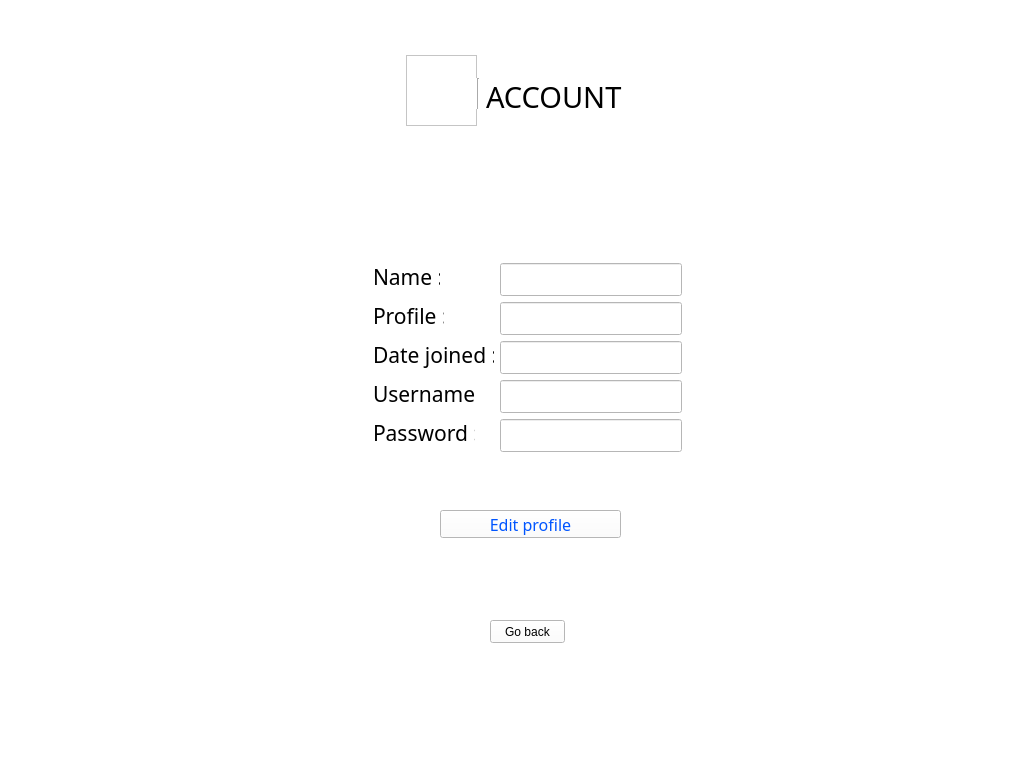
<?xml version="1.0" encoding="UTF-8"?>
<ui version="4.0">
 <class>MainWindow</class>
 <widget class="QMainWindow" name="MainWindow">
  <property name="geometry">
   <rect>
    <x>0</x>
    <y>0</y>
    <width>1024</width>
    <height>768</height>
   </rect>
  </property>
  <property name="windowTitle">
   <string>Account</string>
  </property>
  <property name="styleSheet">
   <string notr="true">background-color: rgb(255, 255, 255);</string>
  </property>
  <widget class="QWidget" name="centralwidget">
   <widget class="QLabel" name="label_8">
    <property name="geometry">
     <rect>
      <x>373</x>
      <y>419</y>
      <width>102</width>
      <height>28</height>
     </rect>
    </property>
    <property name="font">
     <font>
      <family>DM Sans</family>
      <pointsize>16</pointsize>
     </font>
    </property>
    <property name="text">
     <string>Password :</string>
    </property>
   </widget>
   <widget class="QLineEdit" name="lineEdit_3">
    <property name="geometry">
     <rect>
      <x>500</x>
      <y>263</y>
      <width>182</width>
      <height>33</height>
     </rect>
    </property>
    <property name="font">
     <font>
      <family>DM Sans</family>
      <pointsize>16</pointsize>
     </font>
    </property>
   </widget>
   <widget class="QLineEdit" name="lineEdit_4">
    <property name="geometry">
     <rect>
      <x>500</x>
      <y>302</y>
      <width>182</width>
      <height>33</height>
     </rect>
    </property>
    <property name="font">
     <font>
      <family>DM Sans</family>
      <pointsize>16</pointsize>
     </font>
    </property>
   </widget>
   <widget class="QLabel" name="label_6">
    <property name="geometry">
     <rect>
      <x>373</x>
      <y>341</y>
      <width>121</width>
      <height>28</height>
     </rect>
    </property>
    <property name="font">
     <font>
      <family>DM Sans</family>
      <pointsize>16</pointsize>
     </font>
    </property>
    <property name="text">
     <string>Date joined :</string>
    </property>
   </widget>
   <widget class="QPushButton" name="pushButton">
    <property name="geometry">
     <rect>
      <x>440</x>
      <y>510</y>
      <width>181</width>
      <height>28</height>
     </rect>
    </property>
    <property name="font">
     <font>
      <family>DM Sans</family>
      <pointsize>12</pointsize>
     </font>
    </property>
    <property name="styleSheet">
     <string notr="true">color: rgb(0, 85, 255);</string>
    </property>
    <property name="text">
     <string>Edit profile</string>
    </property>
   </widget>
   <widget class="QLineEdit" name="lineEdit_6">
    <property name="geometry">
     <rect>
      <x>500</x>
      <y>380</y>
      <width>182</width>
      <height>33</height>
     </rect>
    </property>
    <property name="font">
     <font>
      <family>DM Sans</family>
      <pointsize>16</pointsize>
     </font>
    </property>
   </widget>
   <widget class="QLineEdit" name="lineEdit_7">
    <property name="geometry">
     <rect>
      <x>500</x>
      <y>419</y>
      <width>182</width>
      <height>33</height>
     </rect>
    </property>
    <property name="font">
     <font>
      <family>DM Sans</family>
      <pointsize>16</pointsize>
     </font>
    </property>
   </widget>
   <widget class="QLineEdit" name="lineEdit_5">
    <property name="geometry">
     <rect>
      <x>500</x>
      <y>341</y>
      <width>182</width>
      <height>33</height>
     </rect>
    </property>
    <property name="font">
     <font>
      <family>DM Sans</family>
      <pointsize>16</pointsize>
     </font>
    </property>
   </widget>
   <widget class="QLabel" name="label_4">
    <property name="geometry">
     <rect>
      <x>373</x>
      <y>263</y>
      <width>67</width>
      <height>28</height>
     </rect>
    </property>
    <property name="font">
     <font>
      <family>DM Sans</family>
      <pointsize>16</pointsize>
     </font>
    </property>
    <property name="text">
     <string>Name :</string>
    </property>
   </widget>
   <widget class="QLabel" name="label_5">
    <property name="geometry">
     <rect>
      <x>373</x>
      <y>302</y>
      <width>71</width>
      <height>28</height>
     </rect>
    </property>
    <property name="font">
     <font>
      <family>DM Sans</family>
      <pointsize>16</pointsize>
     </font>
    </property>
    <property name="text">
     <string>Profile :</string>
    </property>
   </widget>
   <widget class="QLabel" name="label_7">
    <property name="geometry">
     <rect>
      <x>373</x>
      <y>380</y>
      <width>108</width>
      <height>28</height>
     </rect>
    </property>
    <property name="font">
     <font>
      <family>DM Sans</family>
      <pointsize>16</pointsize>
     </font>
    </property>
    <property name="text">
     <string>Username :</string>
    </property>
   </widget>
   <widget class="QLabel" name="label">
    <property name="geometry">
     <rect>
      <x>486</x>
      <y>76</y>
      <width>151</width>
      <height>41</height>
     </rect>
    </property>
    <property name="font">
     <font>
      <family>DM Sans</family>
      <pointsize>22</pointsize>
     </font>
    </property>
    <property name="text">
     <string>ACCOUNT</string>
    </property>
   </widget>
   <widget class="QGraphicsView" name="graphicsView_5">
    <property name="geometry">
     <rect>
      <x>406</x>
      <y>55</y>
      <width>71</width>
      <height>71</height>
     </rect>
    </property>
    <property name="styleSheet">
     <string notr="true">border-image: url(:/newPrefix/accIcon.png);</string>
    </property>
   </widget>
   <widget class="Line" name="line">
    <property name="geometry">
     <rect>
      <x>470</x>
      <y>78</y>
      <width>16</width>
      <height>31</height>
     </rect>
    </property>
    <property name="orientation">
     <enum>Qt::Vertical</enum>
    </property>
   </widget>
   <widget class="QPushButton" name="accGoback">
    <property name="geometry">
     <rect>
      <x>490</x>
      <y>620</y>
      <width>75</width>
      <height>23</height>
     </rect>
    </property>
    <property name="styleSheet">
     <string notr="true">font: 10pt &quot;DM Sans&quot;;</string>
    </property>
    <property name="text">
     <string>Go back</string>
    </property>
   </widget>
  </widget>
 </widget>
 <resources>
  <include location="source02.qrc"/>
 </resources>
 <connections/>
</ui>
